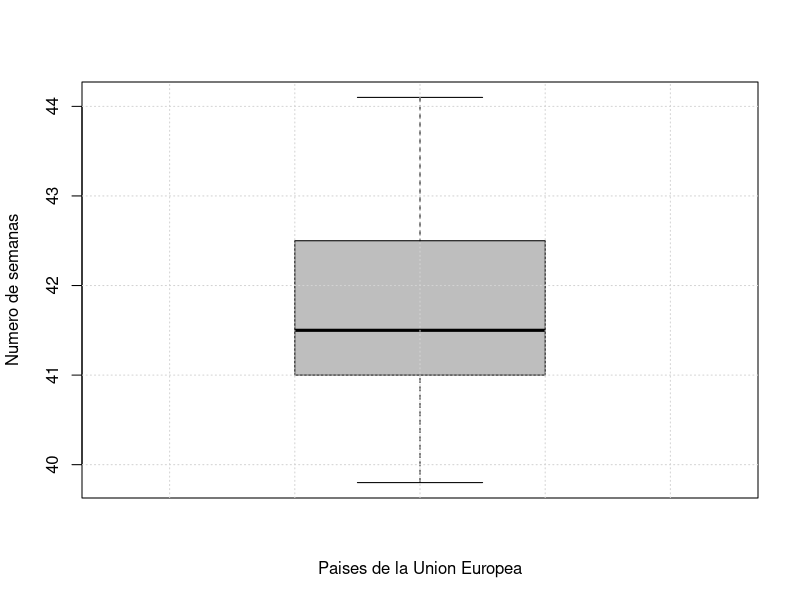

Reproduce this figure in R. (Note: this script raises an error after producing the figure.)
## ---- chunk 1
# a) Ordenar el data frame alfabéticamente por países

#Lo primero que tenemos que hacer es leer el archivo en formato
# txt y para eso lo que tenemos que hacer es invocar los codigos 
# setwd para que nos indique la direccion de donde vamos a cojer
# el archivo y con el read.(formato) pos leeremos el tipo de 
# archivo que queremos leer que ene este caso es Empleo.txt.
#Con el attach lo que conseguimos es que po
#damos entrar dentro de los factores del texto empleo para
#poder trabajar en ellos.
#Para ordenarlo por Paises tenemos un comando llamado 
# order que nos facilitara el trabajo de ordenarlo por paises
getwd()
setwd("C:/Users/34636/Desktop/Alejandro_Arzola_ME_2_entrega/DATOS")
Empleo = read.table("Empleo.txt", dec = ".",sep=",",header = T)
EmpleoPais = Empleo[order(Empleo$Pais),]
attach(EmpleoPais)
print (Empleo)
## ---- chunk 2
# b) Calcular la media, mediana y cuantiles de la duración.
# y c) Evaluar los parámetros de dispersión de la duración.

#Para calcular la media la mediana y los cuartiles aplicamos 
# los siguientes comandos:

print("La media es :")
media = mean(Duracion)
media
mediana = median(Duracion)
mediana
Quantiles = quantile(Duracion)
Quantiles
#Como podemos no hay mucha dispersion de duracion de los 
#paises la concentracion se encuentra entre los 41 y los 42
#es decir que la mayoria de la duracion de los trabajadores 
#de la Union europea es se centra en las 41 semanas se deduce
#que su concentracion se encuentra en 41.

## ---- chunk 3
# d) Ordenar los países por las semanas trabajadas
#Basicamente consiste en hacer lo mismo que en el anterior 
# pero le cambiamos la condicion del comando
# order diciendole que sea por "duracion , los paises"
#es decir que me ordene los paises por las semanas trabajadas
setwd("C:/Users/34636/Desktop/Alejandro_Arzola_ME_2_entrega/DATOS")
Empleo = read.table("Empleo.txt", dec = ".",sep=",",header = T)
names(Empleo)
attach(Empleo)
semanastrabajadas=Empleo[order(Duracion),]
semanastrabajadas
## ---- chunk 4
#e) Visualizar las diferencias con un diagrama de caja y 
#distinguir los valores singulares. Explicar los campos 
#de datos resultado del uso de la función boxplot()
#f) Mostrar gráficamente la situación de España en e)
#Como vemos lo primero que hay que hacer es poner el 
#comando en relacion a su duracion de semanas y lo demas
#que añademos solo es decoracion para visualizar mejor el
#boxplot y las caracteristicas del boxplot, el BOXPLOT
#hace graficas de los valores datos en grupos y con el
#podemos ver la distribucion de los datos y su centralidad o dispersion 

boxplot(Duracion,col="gray" , ylab="Numero de semanas",xlab="Paises de la Union Europea")
help(boxplot)
grid()
 # El comando abline se encarga de generar una linea 
#y como anteriormente hizimos un boxplot pos el abline 
#se realiza segu el boxplot, segun  la situacion de España
#el col solo sirve como elemento de decoracion lo mismo
#pasa con el lwd y el lty sirven para cambiar el tipo de
#linea y el grosor de estas lineas.
España=abline(h=Duracion[Pais=="España"], col="green", lwd=2, lty=1)
#El comando text se utiliza para añadir textp en este
#caso en la duracion del pais españa y lo que hacemos
#es añadirle la etiqueta españa con color y el cex
#para el tamaño de la letra
text(1.10,y=Duracion[Pais=="España"]+0.5, labels ="España",
col="green", cex = 1.00 )
print(España)

## ---- chunk 5
#g) Visualizar gráficamente las variaciones entre países de la UE 
# (ordenados duración y sin ordenar) y señalar en el gráfico los 
# valores que corresponde a España.
#Lo primero que hay que hacer es poder acceder a las las 
# columnas del documentos exactamente sus nombres 
attach(EmpleoPais)
# El par mar c sirve par establecer los parametros de 
#trazado.Se tienen en cuenta un parametro y es el tamaño del del
#margen de separacion basicamente
par(mar=c(5,5,1,1)+0.1)
#Creamos un plot que hacen lineas en funcion de la cantidad 
#de paises y su duracion , el xaxt sirve para suprimir 
# los ejes de las x  es decir las semanas de los paises
# en la zona de abajo del plot y luego lo demas son elementos decorativos

plot(1:nlevels(Pais), Duracion[Pais==levels(Pais)], 
xaxt="n", lwd=6, type="h", col="black", ylab="Numero 
de semanas",xlab="Paises de la Union Europea")
grid()
#El axis sirve para especificar  el lado y la posicion de las etiquetas
axis (side = 1, at = 1:length(Pais), labels = F) 
#El text nos sirve para añadir texto de los paises a las 
text(1:nlevels(Pais), par("usr")[3]-0.1, labels = Pais, srt =30, pos = 2, cex=0.6,xpd = TRUE)
#El points nos siver con h para hacer la linea en unas cordenadas
# especificadas en este caso en donde tenemos españa para señalarla,
#la linea en este caso lo demas son elementos de decoracion
points(which(Pais=="España"),Duracion[Pais=="España"], type = "h", col="green", lwd=6)
#Este es para el punto de la punta donde alcanza su numero 
# maximo de semanas 
points(which(Pais=="España"),Duracion[Pais=="España"], type = "p", col="green", lwd=6)
## ---- chunk 6
attach(semanastrabajadas)
#En este caso es lo mismo pero con la condicion de que 
#esten ordenados los paises 
par(mar=c(5,5,1,1)+0.1)
plot(1:nlevels(Pais),Duracion, xaxt = "n",lwd=3, 
type = "h", col="black", ylab="Numero de semanas"
,xlab="Paises de la Union Europea")
grid()

axis (side = 1, at = 1:length(Pais), labels = F) 
text(1:nlevels(Pais), par("usr")[3]-0.1, labels = Pais, srt =30, pos = 2, cex=0.8, xpd = TRUE)
points(which(Pais=="España"),Duracion[Pais=="España"], type = "h", col="green", lwd=3)
points(which(Pais=="España"),Duracion[Pais=="España"], type = "p", col="green", lwd=3)


## ---- chunk 7
# h) (Opcional) El fichero  “H_T_A_UE_2017.txt” contiene 
# los datos para 22 países de la UE del total del número 
# de horas medio por trabajador en un año. Con sus datos, 
# calcular la duración media semanal de la jornada laboral
# en Grecia, España y Alemania. Explicar las conclusiones
setwd("C:/Users/34636/Desktop/Alejandro_Arzola_ME_2_entrega/DATOS")
Empleo = read.table("H_T_A_UE_2017.txt", dec = ".",sep=",",header = T)
Empleo
names(Empleo)
España=subset(Empleo,Pais=="ESP") 
Grecia=subset(Empleo,Pais=="GRC")
Alemania=subset(Empleo,Pais=="DEU")
E_G_A=rbind(Grecia,España,Alemania)
attach(E_G_A)
Dias=data.frame(Dias=Horas/24)
Semanal=data.frame(Semanal=Dias/7)
Total=cbind(E_G_A,Dias,Semanal)
Total
#Como podemos observar alemania es el pais con menos semanas
# trabajadas es alemania y el pais que trabaja mas es Grecia.
# Tambien es debido a que en alemania trabajan pero son capaces
# de producir mas qu en el resto de paises Grecia esta el primero
#por la alta tasa de paro que sufre por la crisis que sufre Grecia.
